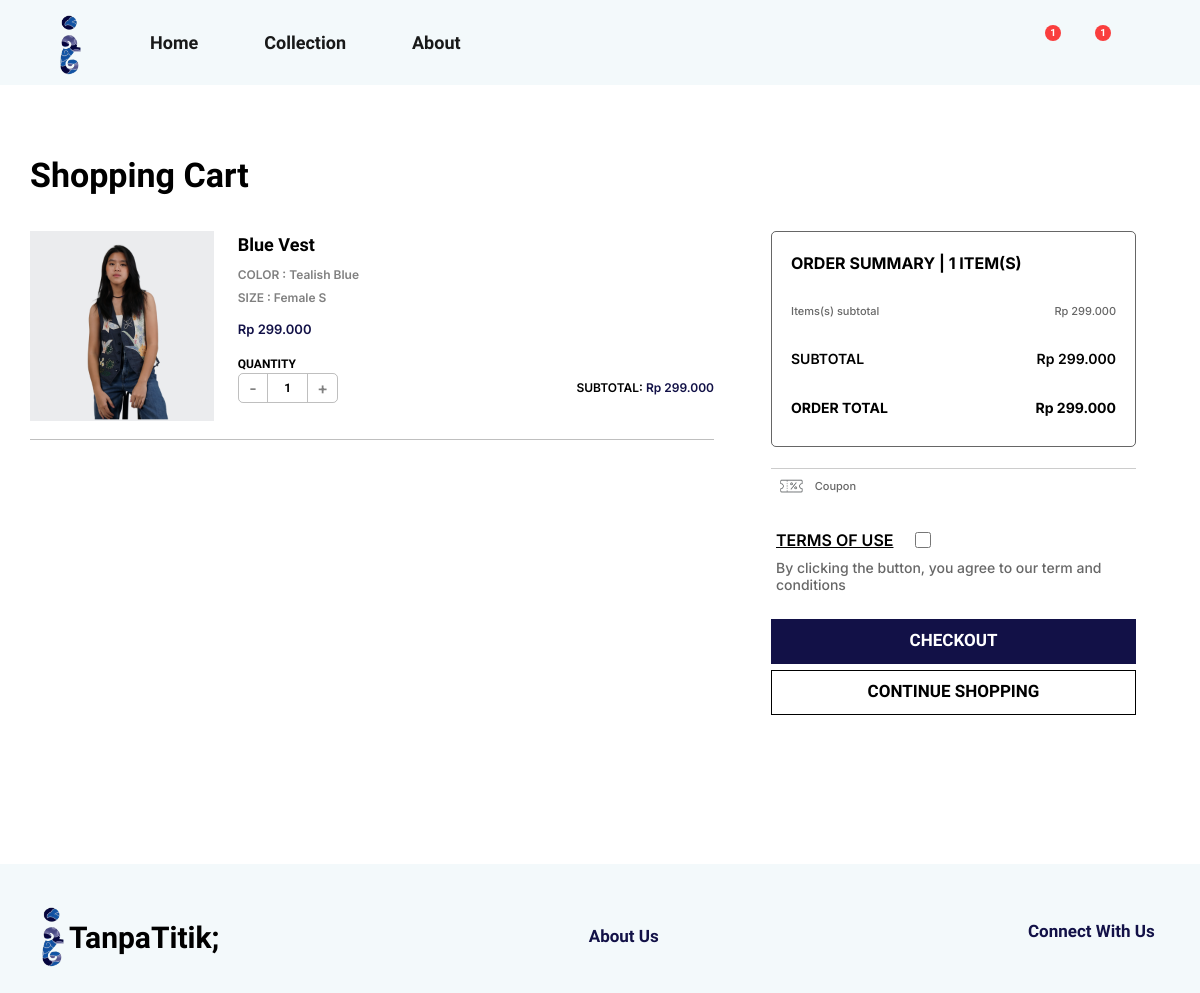
The page /cart/ (signed in) on the database as committed earlier.
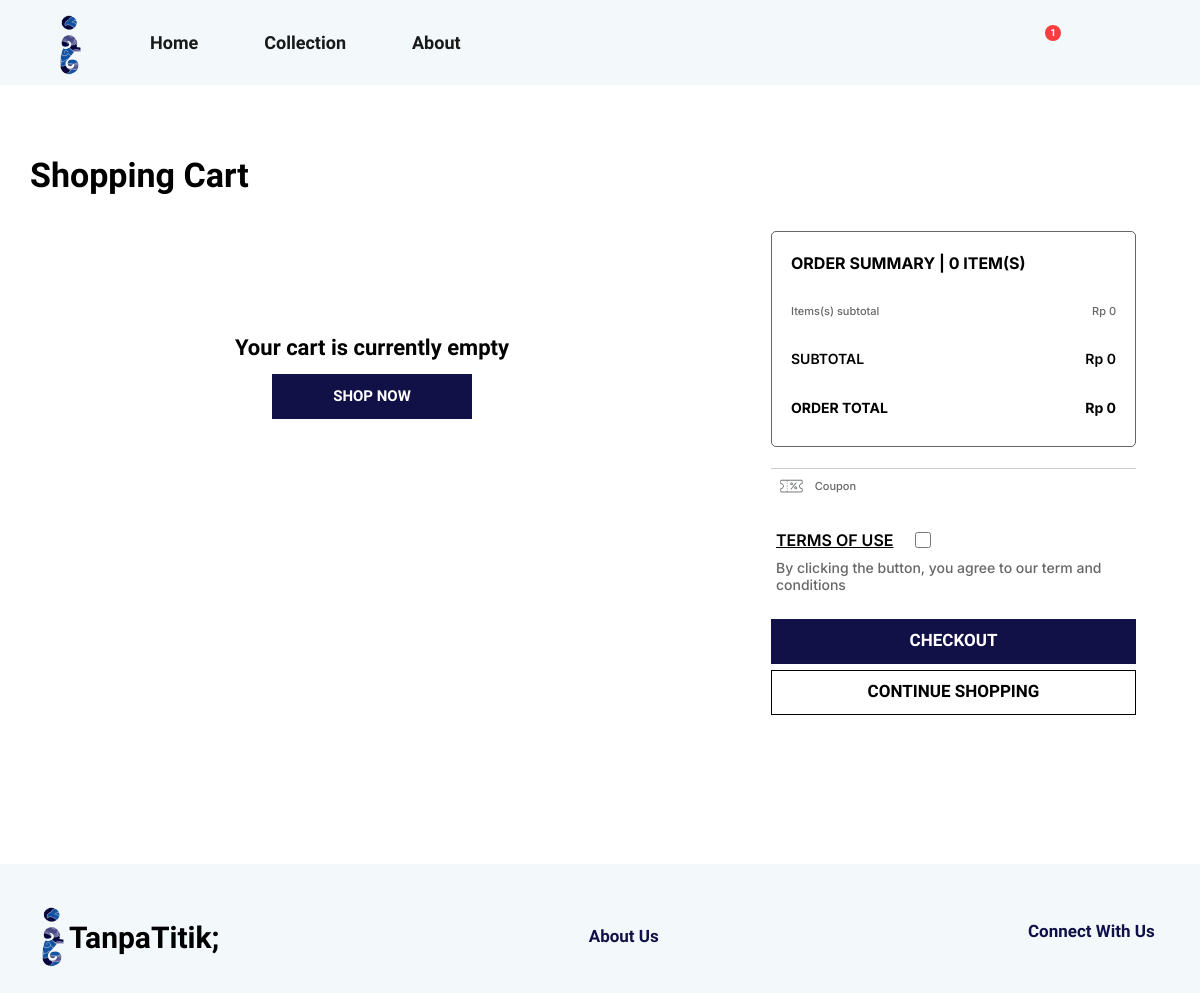
The same page on the database as committed later.
### mainPage/models.py (models this page shows, shortened)
class Order(models.Model):
    customer = models.ForeignKey(Customer, on_delete=models.SET_NULL,null=True)
    status = models.ForeignKey(OrderStatus, on_delete=models.SET_NULL, null=True, blank=True)
    date_ordered = models.DateField(auto_now_add=True) # Not like that
    complete = models.BooleanField(default=False) # payment complete
    current = models.BooleanField(default=True) # if true, we can continue adding to cart. and displayed in the checkout page
    cancel = models.BooleanField(default=False)
    payment_method = models.CharField(max_length=200, null=True)
    transaction_id = models.CharField(max_length=200, null=True)
    terms = models.BooleanField(default=False)
    shipping_cost = models.IntegerField(default=0)
    delivery_time = models.CharField(max_length=200, null=True)
    @property
    def get_cart_items(self):
        orderitems = self.orderitem_set.all()
        total = sum([item.quantity for item in orderitems]) #The total quantity of the cart (all OrderItems)
        return total
    @property
    def get_cart_total(self):
        orderitems = self.orderitem_set.all()
        total = sum([item.get_item_total for item in orderitems]) #The total price of the cart (all OrderItems)
        return total

class OrderItem(models.Model):
    product= models.ForeignKey(Products, on_delete=models.SET_NULL, blank=True, null=True) #When the customer is deleted, the OrderItem remains exist. However, the customer key is null
    order = models.ForeignKey(Order, on_delete=models.SET_NULL, blank=True, null=True)
    quantity = models.IntegerField(default=1)
    date_added = models.DateTimeField(auto_now_add=True, null=True, blank=True)
    @property
    def get_item_total(self):
        product = self.product
        if product.offer == False:
            product_price = product.price
        else:
            product_price = product.products_offer.final_price
        total = product_price * self.quantity
        return total

class Products(models.Model):
    name = models.CharField(max_length=200)
    product_index = models.IntegerField(default=0)
    img = models.ImageField(null=True, blank=True, upload_to="images/")
    color_circle = models.CharField(null=True, blank=True, max_length=200) #charfield or array?
    gender = models.CharField(null=True, blank=True, max_length=200)
    price = models.IntegerField(null=True,blank=True)
    offer = models.BooleanField(default=False)
    date = models.DateField(auto_now_add=True)
    status = models.CharField(null=True, blank=True, max_length=200)
    bio = models.CharField(null=True, blank=True, max_length=200)
    overview = models.CharField(null=True, blank=True, max_length=200)
    material = models.CharField(null=True, blank=True, max_length=200)
    type = models.CharField(null=True, blank=True, max_length=200)
    size = models.CharField(null=True, blank=True, max_length=200)
    color = models.CharField(null=True, blank=True, max_length=200)
    color_hex = models.CharField(null=True, blank=True, max_length=200)
    stock = models.IntegerField(null=True,blank=True)

### mainPage/views.py (the view)
# urls.py: path("cart/", views.cart, name="cart"),
def cart(request):
    coupon_icon = Additional.objects.get(name="coupon_icon")
    logo = Additional.objects.get(name="logo")
    user = request.user
    if request.user.is_authenticated:
        customer = request.user.customer
        customer_wishlist = Wishlist.objects.filter(customer=customer)
        order, created = Order.objects.get_or_create(customer=customer, current=True)
        items = order.orderitem_set.all()
    else:
        customer = None
        customer_wishlist = []
        order = {'get_cart_total':0, 'get_cart_items':0}
        items = []
    context = {"collection":"collection","logo":logo,"items":items, "order":order,"customer_wishlist":customer_wishlist,"coupon_icon":coupon_icon,"user":user,}
    return render(request, "main/cart.html", context)

### mainPage/templatetags/custom_filters.py (called while the page is built)
@register.filter
def add_fullstop(value):
    if type(value) is str or type(value) is float :
        value = int(value)
    return format(value, ',d').replace(',', '.').strip('.')

### mainPage/templates/main/cart.html (shortened to what the changed rows need)
<!DOCTYPE html>
{% extends "main/base2.html" %}
{% load static %}
{% load custom_filters %}
    {% block head %}
    <link rel="stylesheet" type="text/css" href="{% static '/css/general/base2.css' %}">
    <link rel="stylesheet" type="text/css" href="{% static '/css/cart_wishlist/cart.css' %}">
    {% endblock head %}
    {% block content %}
    <div class="container cart-wishlist-content">
    <div class="cart-page">
        <div class="cart-page-1" style="">
          {% if user.is_authenticated %}
            {% if items.count == 0 %}
            <div class="cart-empty">
              <div class="cart-wishlist-heading" style="font-size:22px;margin-bottom:10px;">Your cart is currently empty</div>
              <a href="{% url 'home' %}#collection"><div class="checkout" style="width:200px;"><div class="but-text" style="font-size:15px;">SHOP NOW</div></div></a>
            </div>
            {% else %}
            {% for item in items %}
            <a href="/product/{{item.product.id}}">
              <div class="cart-item">
                <div class="item-img"><img class="img_product img-cart-wishlist" src="{{item.product.img.url}}" alt="{{item.color_circle}}"></div>
                <div class="item-info">
                  <div class="item-name-close" onclick="event.preventDefault()">
                    <div class="item-name">{{item.product.name}}</div>
                    <div class="item-close" data-bs-toggle="modal" data-bs-target="#exampleModal" ></div>
                  </div>
                  <div class="color-size">COLOR : {{item.product.color}}</div>
                  <div class="color-size" style="margin-bottom:13px;">SIZE : {{item.product.gender}} {{item.product.size}}</div>
                  {% if item.product.offer == False %}
                    <div class="item-price">Rp {{item.product.price|add_fullstop}}</div>
                  {% else %}
                    <div class="item-price-old">Rp {{item.product.price|add_fullstop}}</div>
                    <div class="item-price-new">Rp {{item.product.products_offer.final_price|add_fullstop}}</div>
                  {% endif %}
                  <div class="quantity-heading">QUANTITY</div>
                  <div class="quantity-cont">
                    <div class="product-quantity-button"  onclick="event.preventDefault()">
                      {% if item.quantity <= 1 %}
                        <div class="quantity-button subs" data-item="{{item.id}}" data-sideaction="remove"><div class="but-let">-</div></div>
                      {% else %}
                        <div class="quantity-button subs buttonLetter" data-item="{{item.id}}" data-sideaction="remove"><div class="but-let" >-</div></div>
                      {% endif %}
                      <div class="number"><div class="letter" style="font-size:12px;">{{item.quantity}}</div></div>
                      {% if item.quantity < item.product.stock %}
                        <div class="quantity-button add buttonLetter" data-item="{{item.id}}" data-sideaction="add"><div class="but-let">+</div></div>
                      {% else %}
                        <div class="quantity-button add buttonLetterMaxStock" data-item="{{item.id}}" data-sideaction="add"><div class="but-let">+</div></div>
                      {% endif %}
                    </div>
                    <div class="subtotal">SUBTOTAL: <div style="color:#121147;font-family:'Inter';display:inline-block;">Rp {{item.get_item_total|add_fullstop}}</div></div>
                  </div>
                </div>
              </div>
            </a>
            {% endfor %}
            {% endif %}
          {% else %}
          <div class="cart-empty">
            <div class="cart-wishlist-heading" style="font-size:22px;margin-bottom:10px;">Please Login to Begin Shopping</div>
            <a href="{% url 'login_page' %}#collection"><div class="checkout" style="width:200px;"><div class="but-text" style="font-size:15px;">LOG IN</div></div></a>
          </div>
          {% endif %}
        </div>
        <div class="cart-page-2">
          <div class="order-summary">
            <div class="sum-heading">ORDER SUMMARY | {{order.get_cart_items}} ITEM(S)</div>
            <div class="item-subtotal">
              <div class="item-subtotal-text">Items(s) subtotal</div>
              <div class="item-subtotal-text">Rp {{order.get_cart_total|add_fullstop}}</div>
            </div>
            <div class="item-subtotal subtotal">
              <div class="subtotal-text">SUBTOTAL</div>
              <div class="subtotal-text">Rp {{order.get_cart_total|add_fullstop}}</div>
            </div>
            <div class="item-subtotal">
              <div class="subtotal-text" style="font-weight:700;">ORDER TOTAL</div>
              <div class="subtotal-text" style="font-weight:700;">Rp {{order.get_cart_total|add_fullstop}}</div>
            </div>
          </div>
        </div>
      </div>
    </div>
    {% endblock %}

### mainPage/templates/main/base2.html (shortened to what this page needs)
<!DOCTYPE html>
{% load static %}
<html lang="en">
<head>
    <link href="https://cdn.jsdelivr.net/npm/bootstrap@5.2.3/dist/css/bootstrap.min.css" rel="stylesheet">
    <link rel="stylesheet" href="https://cdnjs.cloudflare.com/ajax/libs/font-awesome/4.7.0/css/font-awesome.min.css">
    <link rel="stylesheet" type="text/css" href="{% static '/css/general/base2.css' %}">
    <link rel="stylesheet" type="text/css" href="{% static '/css/general/footer.css' %}">
    {% block head %}
    {% endblock head %}
</head>
<body>
   <nav class="navbar navbar-expand-lg bg-body-tertiary fixed-top" id="navMain" style="margin:0px;padding:10px">
    <div class="container-fluid">
      <a class="navbar-brand" id="logo_div" href="#"><img class="logo" src="{{logo.img.url}}" alt="TanpaTitik"></a>
      <div class="collapse navbar-collapse" id="navbarNavAltMarkup">
        <ul class="navbar-nav me-auto mb-2 mb-lg-0">
          <li class="nav-item">
            <a class="nav-link active" aria-current="page" href="{% url 'home' %}">Home</a>
          </li>
          <li class="nav-item">
            <a class="nav-link active" aria-current="page" href="{% url 'home' %}#collection">Collection</a>
          </li>
          <li class="nav-item">
            <a class="nav-link active" href="{% url 'about' %}">About</a>
          </li>
        </ul>
      </div>
      <span class="navbar-text nav_text">
        <form method='POST' action="{% url 'home' %}#collection">
          <div class="search-box">
          </div>
        </form>
        <a href="{% url 'profile' %}" class="base-link"></a>
        <a href="{% url 'wishlist' %}" class="base-link">
          {% if customer_wishlist.count > 0 %}
          <span class="button_badge"><div>{{customer_wishlist.count}}</div></span>
          {% endif %}
        </a>
        <a href="{% url 'cart' %}" class="base-link">
          {% if order.get_cart_items > 0 %}
          <span class="button_badge"><div>{{order.get_cart_items}}</div></span>
          {% endif %}
        </a>
      </span>
    </div>
  </nav>
<div id="content" ,name="content", class="main">
    {% block content %}{% endblock %}
</div>
<div class="container-fluid footer-container">
  <div class="container footer">
    <a href="{% url 'home' %}"><div class="footer-company"><img class="footer-logo" src="{{logo.img.url}}" alt="TanpaTitik"><div>TanpaTitik;</div></div></a>
    <a href="{% url 'about' %}"><div class="footer-link" style="cursor:pointer">About Us</div></a>
    <div class="footer-social">
      <div class="footer-link">
        Connect With Us
      </div>
    </div>
  </div>
</div>
</body>
</html>

Rows that differ between the two databases and show on the page:
no longer on this page (row edited): Order: get_cart_items "1", get_cart_total|add_fullstop "299.000"
no longer on this page (row unchanged): OrderItem: product.img (picture), product.name "Blue Vest", product.color "Tealish Blue", product.gender "Female", product.size "S", product.price|add_fullstop "299.000", quantity "1", get_item_total|add_fullstop "299.000"
added Order: get_cart_items "0", get_cart_total|add_fullstop "0"
Other text that changed with them:
text now shown: "Your cart is currently empty SHOP NOW"
